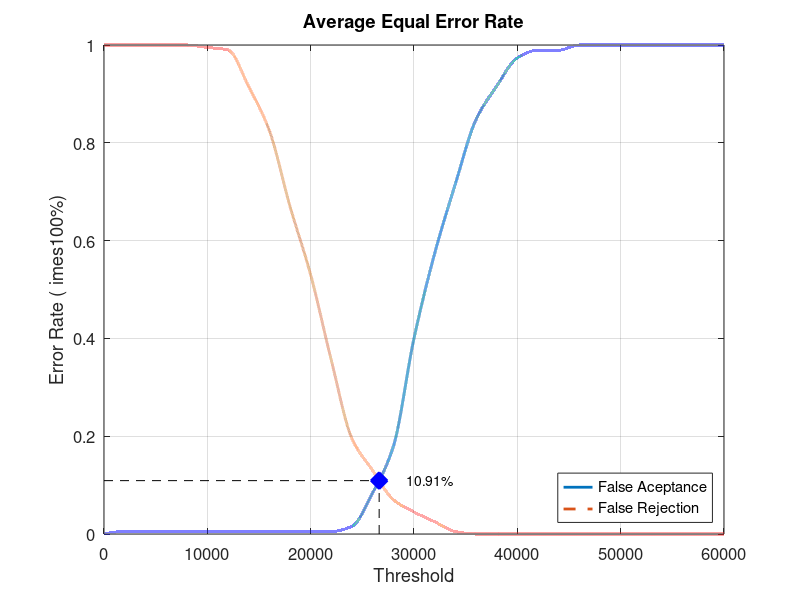
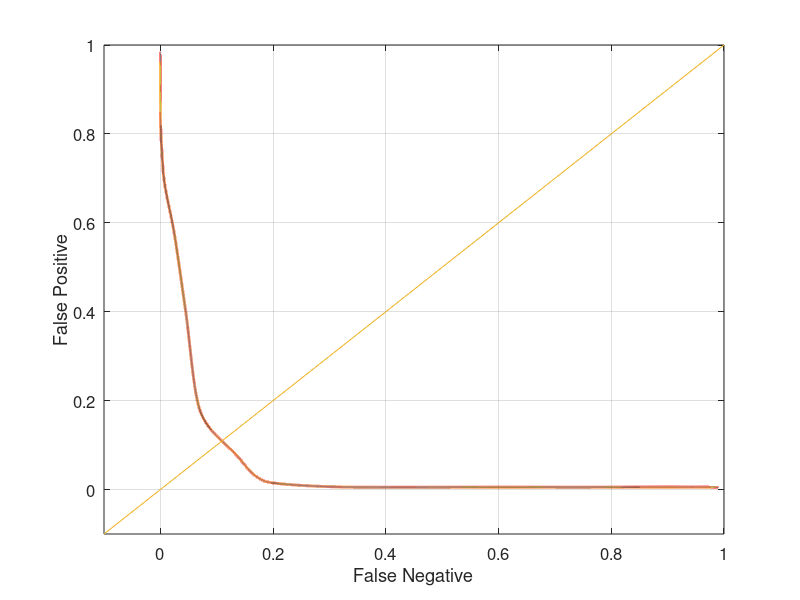

Source code (MATLAB) for these figures, in order:
close all;
clear;
clc;
x = 0:2000:60000;
xq = 0:0.5:60000;

y0 = [0 0.00526316 0.00526316 0.00526316 0.00526316 0.00526316 0.00526316 0.00526316 0.00526316 0.00526316 0.00526316 0.00526316 0.0157895 0.0842105 0.178947 0.4 0.573684 0.715789 0.847368 0.915789 0.973684 0.989474 0.989474 1 1 1 1 1 1 1 1]
yy0 = interp1(x, y0, xq, 'pchip');
y1 = [1 1 1 1 1 0.995 0.99 0.915 0.825 0.67 0.53 0.355 0.195 0.13 0.07 0.045 0.025 0.005 0 0 0 0 0 0 0 0 0 0 0 0 0]
yy1 = interp1(x, y1, xq, 'pchip');

% Calculating EER: 
y2 = abs(y0 - y1);
find(y2 == min(y2))
yy2 = abs(yy0 - yy1);
xEER = find(yy2 == min(yy2));
xEERIndex = xq(xEER) % X-axis EER
yEER = yy0(xEER) % Y-axis EER

main = figure
plot(xq, yy0,'-','LineWidth', 2);	hold on
plot(xq, yy1,'--','LineWidth', 2);	hold on
plot([xEERIndex xEERIndex], [0 yEER], 'k--');	hold on
plot([0 xEERIndex], [yEER yEER], 'k--');	hold on
plot(xEERIndex, yEER, 'bx', 'LineWidth', 10);	hold on
text(xEERIndex + 10 * xEERIndex / 100, yEER, [num2str(round((10000 * yEER)) / 100) '%'])
legend('False Aceptance', 'False Rejection', 'Location', 'SouthEast')
xlabel('Threshold')
ylabel('Error Rate (	imes100%)')
title('Average Equal Error Rate')
set(gca, 'FontSize', 12)
axis([0 60000 0 1])
grid on

print(main, 'Database4_4Main', '-dpng');
FNRxFPR = figure('Color', [1 1 1]);
plot(yy1, yy0, '-', yy1, yy0, 'LineWidth', 2);
hold on
y = -0.1:0.1:1
plot(y, y); 
set(gca, 'FontSize', 12)
xlabel('False Negative')
ylabel('False Positive')
axis([-0.1 1 -0.1 1])
set(gca, 'FontSize', 12)
grid on

print(FNRxFPR, 'Database4_4FNRxFPR','-dpng');
